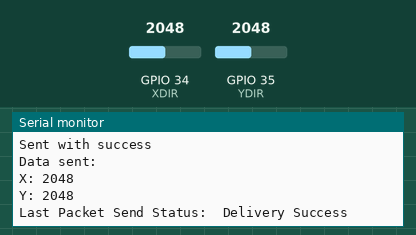
Bench run of a program on a simulated ESP32. Shown: the last lines printed to the serial monitor. The inputs (shaded band) are chosen by the test bench; at power-on: GPIO 34 (XDIR) = 2048, GPIO 35 (YDIR) = 2048.

Above: at 1.3 s.
1.4 s: GPIO 34 (XDIR) set to 2866
At 1.81 s:
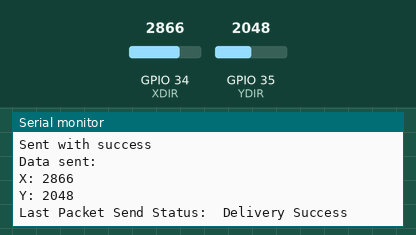
2.9 s: GPIO 35 (YDIR) set to 2866
At 3.31 s:
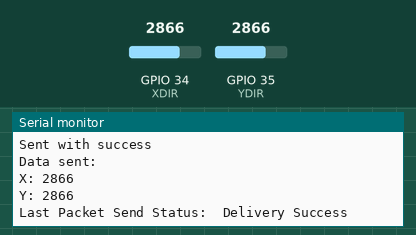
4.4 s: GPIO 34 (XDIR) set to 3603
At 4.82 s:
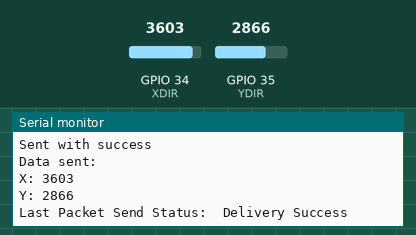
5.9 s: GPIO 35 (YDIR) set to 3603
At 6.32 s:
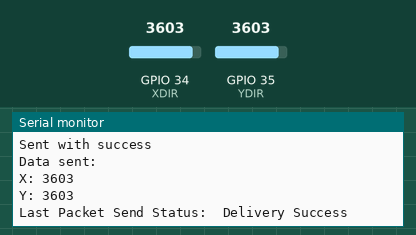
Timing chart, 0 to 8.4 s (numbered marks = the images above; inputs shaded):
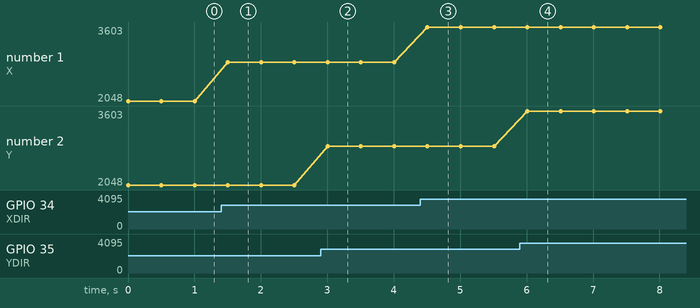

The program:

main.cpp
```cpp
// (licence header left out)
#include <esp_now.h>
#include <WiFi.h>

#define XDIR 34
#define YDIR 35

// REPLACE WITH YOUR RECEIVER MAC Address
uint8_t broadcastAddress[] = {0xA0, 0xB7, 0x65, 0x25, 0xFB, 0x7C};

// Structure example to send data
// Must match the receiver structure
typedef struct struct_message
{
  int a;
  int b;
} struct_message;

// Create a struct_message called myData
struct_message myData;

esp_now_peer_info_t peerInfo;

// callback when data is sent
void OnDataSent(const uint8_t *mac_addr, esp_now_send_status_t status)
{
  Serial.print("\r\nLast Packet Send Status:\t");
  Serial.println(status == ESP_NOW_SEND_SUCCESS ? "Delivery Success" : "Delivery Fail");
}

void setup()
{
  // Init Serial Monitor
  Serial.begin(115200);

  // Set device as a Wi-Fi Station
  WiFi.mode(WIFI_STA);
  pinMode(34, INPUT);

  // Init ESP-NOW
  if (esp_now_init() != ESP_OK)
  {
    Serial.println("Error initializing ESP-NOW");
    return;
  }

  // Once ESPNow is successfully Init, we will register for Send CB to
  // get the status of Transmitted packet
  esp_now_register_send_cb(OnDataSent);

  // Register peer
  memcpy(peerInfo.peer_addr, broadcastAddress, 6);
  peerInfo.channel = 0;
  peerInfo.encrypt = false;

  // Add peer
  if (esp_now_add_peer(&peerInfo) != ESP_OK)
  {
    Serial.println("Failed to add peer");
    return;
  }
}

void loop()
{
  // Set values to send
  myData.a = analogRead(XDIR);
  myData.b = analogRead(YDIR);

  // Send message via ESP-NOW
  esp_err_t result = esp_now_send(broadcastAddress, (uint8_t *)&myData, sizeof(myData));

  if (result == ESP_OK)
  {
    Serial.println("Sent with success");
    Serial.println();
    Serial.println("Data sent: ");
    Serial.print("X: ");
    Serial.println(myData.a);
    Serial.print("Y: ");
    Serial.print(myData.b);
  }
  else
  {
    Serial.println("Error sending the data");
  }
  delay(500);
}
```

Measured:
- after the input at 1.4 s, the serial monitor: prints a new line after 0.10 s (image 1)
- after the input at 2.9 s, the serial monitor: prints a new line after 0.11 s (image 2)
- after the input at 4.4 s, the serial monitor: prints a new line after 0.11 s (image 3)
- after the input at 5.9 s, the serial monitor: prints a new line after 0.11 s (image 4)
- plotted number 1: 2048 → 2866 after the input at 1.4 s, 2866 → 3603 after the input at 4.4 s
